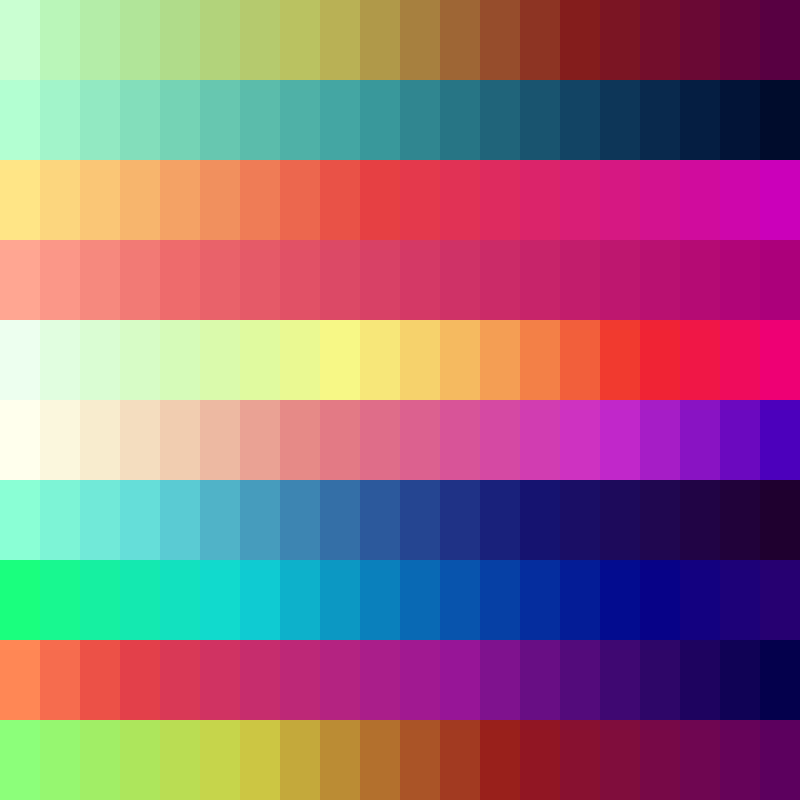
Frame 1 (no input)
Frame 60 (no input): identical to frame 1, image omitted
Frame 120 (the mouse pressed at the canvas centre since frame 60): identical to frame 1, image omitted

The p5.js sketch that drew this single still picture (run headless with seeded random() and noise() and a simulated clock; from frame 60 on, the mouse is pressed at the canvas centre):

// p5.js sketch
// ── sketch.js
var tileCountX = 20;
var tileCountY = 10;

//create arrays for the fill colors of the boxes on the left and right side
var colorsLeft = []
var colorsRight = [];
//create a colors array to save the lerp colors
var colors = [];

function setup() {
    createCanvas(800, 800);
    colorMode(HSB, 360, 100, 100);
    noStroke();
    //call the shakeColors function to fill the arrays with random colours
    shakeColors();
}

function draw() {
    var tileWidth = width / tileCountX;
    var tileHeight = height / tileCountY;

    //initialise a variable for the inbetween colours
    var interCol;
    //clear the colors array each time (for when mouse movement is added)
    colors = [];

    for (var gridY = 0; gridY < tileCountY; gridY++) {
        //set the starting and ending colour for lerp colour to mix between
        var col1 = colorsLeft[gridY];
        var col2 = colorsRight[gridY];

        for (var gridX = 0; gridX < tileCountX; gridX++) {
            //map the amount value to between 0 and 1 as the lerpColor function takes a 0-1 value for amount
            var amount = map(gridX, 0, tileCountX - 1, 0, 1);
            //generate the inbetween colour for the current step on the x axis and use in fill
            interCol = lerpColor(col1, col2, amount);
            fill(interCol);

            var posX = tileWidth * gridX;
            var posY = tileHeight * gridY;
            rect(posX, posY, tileWidth, tileHeight);

            //save the lerp color to the colors array
            colors.push(interCol);
        }
    }
}

function shakeColors() {
    //for however many tiles there are going down fill the arrays with random colours
    for (var i = 0; i < tileCountY; i++) {
        colorsLeft[i] = color(random(0, 180), random(0, 100), 100);
        colorsRight[i] = color(random(180, 360), 100, random(0, 100));
    }
}
